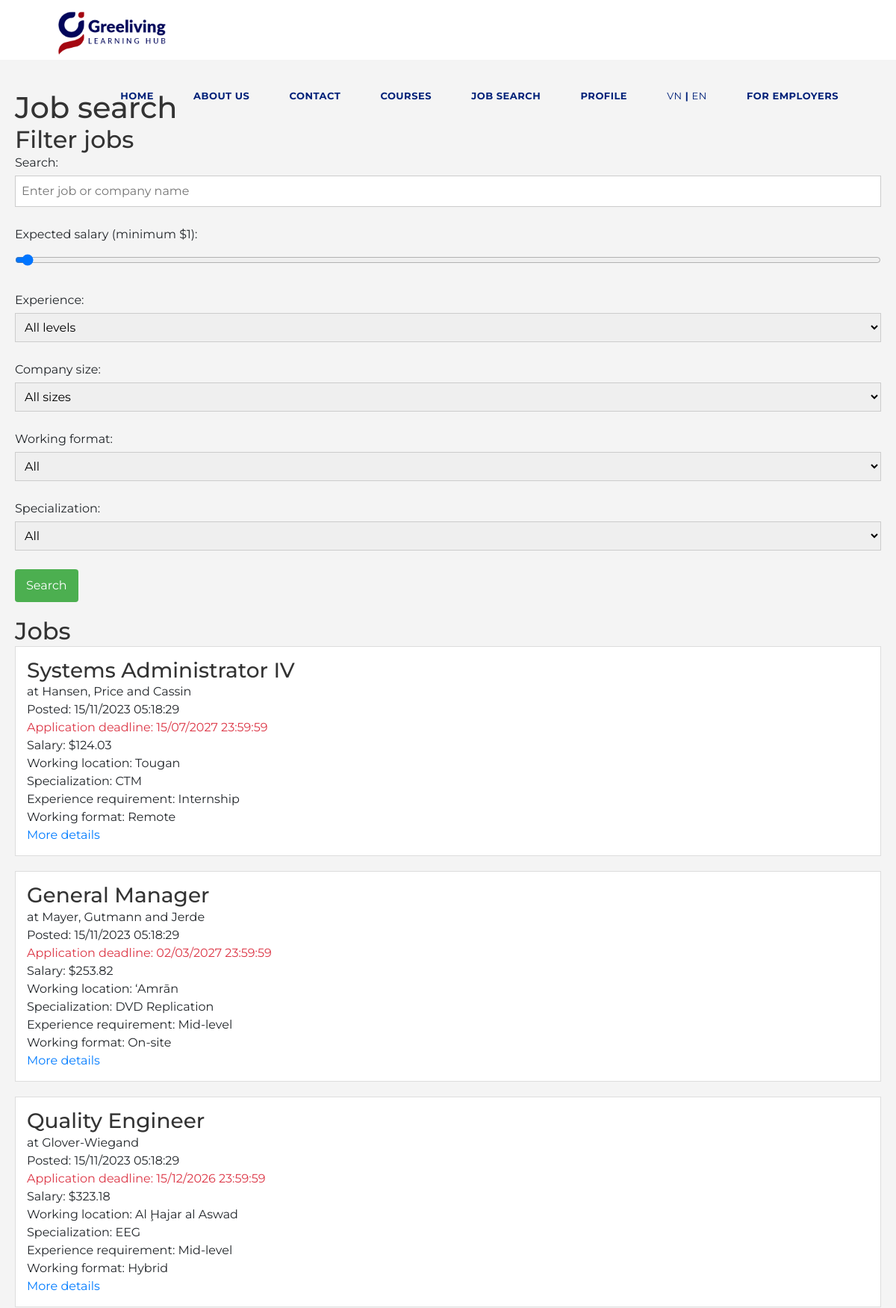
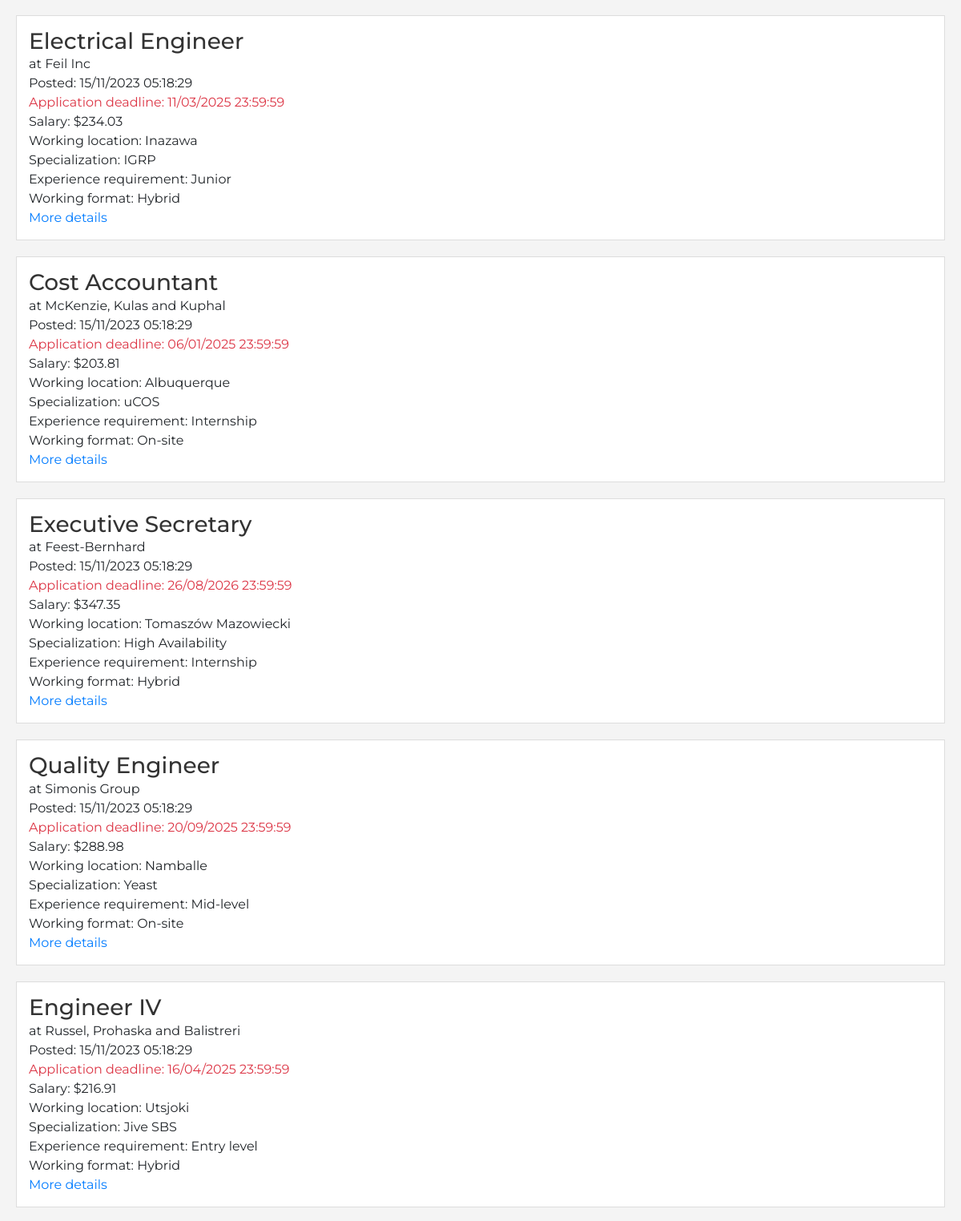
Page /pages/job_search.php (upper part) on the committed database (2 pictures, top to bottom).
### tables this page shows
CREATE TABLE Job (
    JobID INT NOT NULL PRIMARY KEY AUTO_INCREMENT,
    CompanyID INT NOT NULL,
    JobTitle VARCHAR(100) NOT NULL,
    DatePosted DATETIME NOT NULL DEFAULT NOW(),
    ApplicationDeadline DATETIME NOT NULL,
    Salary DECIMAL(10,2) NOT NULL,
    WorkingLocation VARCHAR(100) NOT NULL,
    SpecializationID INT NOT NULL,
    ExperienceRequirement ENUM("Internship", "Entry level", "Junior", "Mid-level", "Senior") NOT NULL,
    WorkingFormat ENUM("On-site", "Remote", "Hybrid") NOT NULL,
    ScopeOfWork TEXT NOT NULL,
    Benefits TEXT NOT NULL,

    CONSTRAINT FOREIGN KEY (CompanyID)
        REFERENCES Company(CompanyID)
        ON DELETE CASCADE
        ON UPDATE CASCADE,

    CONSTRAINT FOREIGN KEY (SpecializationID)
        REFERENCES Specialization(SpecializationID)
        ON DELETE RESTRICT
        ON UPDATE CASCADE
);

CREATE TABLE Company (
    CompanyID INT NOT NULL PRIMARY KEY AUTO_INCREMENT,
    AuthenticationID VARCHAR(100) NOT NULL,
    CompanyName VARCHAR(100) NOT NULL,
    CompanySize ENUM("1-20 employees", "21-50 employees", "51-100 employees", "100+ employees") NOT NULL,
    Phone VARCHAR(10) NOT NULL,
    Email VARCHAR(100) NOT NULL,
    Introduction TEXT NOT NULL
);

CREATE TABLE Specialization (
    SpecializationID INT NOT NULL PRIMARY KEY AUTO_INCREMENT,
    SpecializationName VARCHAR(100) NOT NULL
);

### pages/job_search.php (the view, shortened to what this page needs)
<?php
$resultsPerPage = '50';
$db = $GLOBALS["db"];
$query = "SELECT JobID, JobTitle, DatePosted, ApplicationDeadline, Salary, WorkingLocation, WorkingFormat, ExperienceRequirement, SpecializationName, CompanyName, CompanySize FROM Job
          JOIN Specialization ON Job.SpecializationID = Specialization.SpecializationID
          JOIN Company ON Job.CompanyID = Company.CompanyID";
$query .= " ORDER BY DatePosted DESC LIMIT " . $resultsPerPage;
$result = mysqli_query($db, $query);
$jobs = $result->fetch_all(MYSQLI_ASSOC);
?>
<!DOCTYPE html>
<html lang="en">
<head>
    <link href="https://cdn.jsdelivr.net/npm/bootstrap@5.3.2/dist/css/bootstrap.min.css" rel="stylesheet"
>
    <link href="/assets/css/header.css" rel="stylesheet" />
    <link href="/assets/css/footer.css" rel="stylesheet" />
    <link rel="stylesheet" href="/assets/css/job_search.css">
</head>
<body>
    <?php require("./components/header_applicant.php") ?>
    <main style="padding-top:100px">
        <h1>Job search</h1>
        <h2>Filter jobs</h2>
        <form method="get" action="/applicant/jobsearch">
            <label>
                Search:
                <input type="text" name="query" placeholder="Enter job or company name" value="<?=isset($queryString) ? $queryString : "" ?>" />
            </label>
            <label>
                Expected salary (minimum $<span id="salaryValue"><?=isset($salary) ? $salary : "1"?></span>):
                <input type="range" name="salary" min="1" max="9999" id="salarySlider" value="<?=isset($salary) ? $salary : "1"?>" />
            </label>
            <label>
                Experience:
                <select name="experience" value="someval">
                    <option value="" default>All levels</option>
                </select>
            </label>
            <label>
                Company size:
                <select name="companySize">
                    <option value="" default>All sizes</option>
                </select>
            </label>
            <label>
                Working format:
                <select name="format">
                    <option value="" default>All</option>
                </select>
            </label>
            <label>
                Specialization:
                <select name="specialization">
                    <option value="" default>All</option>
                </select>
            </label>
            <input type="submit" value="Search" />
        </form>
        <h2>Jobs</h2>
        <?php if (count($jobs) === 0): ?>
            <p>No jobs match your search criteria.</p>
        <?php else: ?>
            <?php foreach ($jobs as $job): ?>
                <div class="job-content">
                    <h3><?=$job["JobTitle"]?></h3>
                    <p>at <?=$job["CompanyName"]?></p>
                    <p>
                        Posted: <?=DateTimeImmutable::createFromFormat("Y-m-d H:i:s", $job["DatePosted"])->format("d/m/Y H:i:s")?>
                    </p>
                    <p class="text-danger">
                        Application deadline: <?=DateTimeImmutable::createFromFormat("Y-m-d H:i:s", $job["ApplicationDeadline"])->format("d/m/Y H:i:s")?>
                    </p>
                    <p>Salary: $<?=$job["Salary"]?></p>
                    <p>Working location: <?=$job["WorkingLocation"]?></p>
                    <p>Specialization: <?=$job["SpecializationName"]?></p>
                    <p>Experience requirement: <?=$job["ExperienceRequirement"]?></p>
                    <p>Working format: <?=$job["WorkingFormat"]?></p>
                    <a href="/applicant/job/<?=$job["JobID"]?>">More details</a>
                </div>
            <?php endforeach; ?>
        <?php endif; ?>
    </main>
</body>
</html>

### assets/css/header.css (style rules this page uses)
body { font-family: 'Montserrat', sans-serif; }
html { scroll-behavior: smooth; }

### assets/css/job_search.css (style rules this page uses)
body, h1, h2, h3, p { margin: 0; padding: 0; }
body { background-color: #f4f4f4; }
main { padding-top: 100px; margin: 20px; }
h1, h2, h3 { color: #333; }
form { margin-bottom: 20px; }
label { display: block; margin-bottom: 10px; }
input[type="text"], input[type="range"], select { width: 100%; padding: 8px; margin: 5px 0 15px; display: inline-block; border: 1px solid #ccc; box-sizing: border-box; }
input[type="submit"] { background-color: #4CAF50; color: white; padding: 10px 15px; border: none; border-radius: 4px; cursor: pointer; }
div.job-content { background-color: #fff; border: 1px solid #ddd; padding: 15px; margin-bottom: 20px; }
a { color: #007bff; text-decoration: none; }

### rows in the picture
job: JobTitle "Systems Administrator IV", CompanyID.CompanyName "Hansen, Price and Cassin", DatePosted "15/11/2023 05:18:29", ApplicationDeadline "15/07/2027 23:59:59", Salary "124.03", WorkingLocation "Tougan", SpecializationID.SpecializationName "CTM", ExperienceRequirement "Internship", WorkingFormat "Remote"
job: JobTitle "General Manager", CompanyID.CompanyName "Mayer, Gutmann and Jerde", DatePosted "15/11/2023 05:18:29", ApplicationDeadline "02/03/2027 23:59:59", Salary "253.82", WorkingLocation "‘Amrān", SpecializationID.SpecializationName "DVD Replication", ExperienceRequirement "Mid-level", WorkingFormat "On-site"
job: JobTitle "Quality Engineer", CompanyID.CompanyName "Glover-Wiegand", DatePosted "15/11/2023 05:18:29", ApplicationDeadline "15/12/2026 23:59:59", Salary "323.18", WorkingLocation "Al Ḩajar al Aswad", SpecializationID.SpecializationName "EEG", ExperienceRequirement "Mid-level", WorkingFormat "Hybrid"
job: JobTitle "Electrical Engineer", CompanyID.CompanyName "Feil Inc", DatePosted "15/11/2023 05:18:29", ApplicationDeadline "11/03/2025 23:59:59", Salary "234.03", WorkingLocation "Inazawa", SpecializationID.SpecializationName "IGRP", ExperienceRequirement "Junior", WorkingFormat "Hybrid"
job: JobTitle "Cost Accountant", CompanyID.CompanyName "McKenzie, Kulas and Kuphal", DatePosted "15/11/2023 05:18:29", ApplicationDeadline "06/01/2025 23:59:59", Salary "203.81", WorkingLocation "Albuquerque", SpecializationID.SpecializationName "uCOS", ExperienceRequirement "Internship", WorkingFormat "On-site"
job: JobTitle "Executive Secretary", CompanyID.CompanyName "Feest-Bernhard", DatePosted "15/11/2023 05:18:29", ApplicationDeadline "26/08/2026 23:59:59", Salary "347.35", WorkingLocation "Tomaszów Mazowiecki", SpecializationID.SpecializationName "High Availability", ExperienceRequirement "Internship", WorkingFormat "Hybrid"
job: JobTitle "Quality Engineer", CompanyID.CompanyName "Simonis Group", DatePosted "15/11/2023 05:18:29", ApplicationDeadline "20/09/2025 23:59:59", Salary "288.98", WorkingLocation "Namballe", SpecializationID.SpecializationName "Yeast", ExperienceRequirement "Mid-level", WorkingFormat "On-site"
job: JobTitle "Engineer IV", CompanyID.CompanyName "Russel, Prohaska and Balistreri", DatePosted "15/11/2023 05:18:29", ApplicationDeadline "16/04/2025 23:59:59", Salary "216.91", WorkingLocation "Utsjoki", SpecializationID.SpecializationName "Jive SBS", ExperienceRequirement "Entry level", WorkingFormat "Hybrid"

### other values in the picture
$content["home"] "HOME"
$content["about"] "ABOUT US"
$content["contact"] "CONTACT"
$content["courses"] "COURSES"
$content["jobsearch"] "JOB SEARCH"
$content["profile"] "PROFILE"
$content["toEmployer"] "FOR EMPLOYERS"
